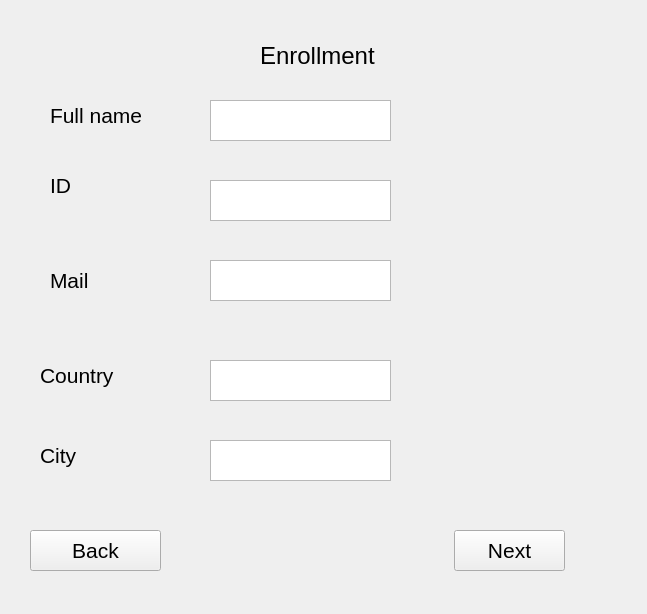
<?xml version="1.0" encoding="UTF-8"?>
<ui version="4.0">
 <class>Enrollment</class>
 <widget class="QWidget" name="Enrollment">
  <property name="geometry">
   <rect>
    <x>0</x>
    <y>0</y>
    <width>647</width>
    <height>614</height>
   </rect>
  </property>
  <property name="font">
   <font>
    <pointsize>16</pointsize>
   </font>
  </property>
  <property name="windowTitle">
   <string>Form</string>
  </property>
  <widget class="QLabel" name="label">
   <property name="geometry">
    <rect>
     <x>260</x>
     <y>10</y>
     <width>141</width>
     <height>91</height>
    </rect>
   </property>
   <property name="font">
    <font>
     <pointsize>18</pointsize>
    </font>
   </property>
   <property name="text">
    <string>Enrollment</string>
   </property>
  </widget>
  <widget class="QLabel" name="label_2">
   <property name="geometry">
    <rect>
     <x>50</x>
     <y>90</y>
     <width>121</width>
     <height>51</height>
    </rect>
   </property>
   <property name="text">
    <string>Full name</string>
   </property>
  </widget>
  <widget class="QLabel" name="label_3">
   <property name="geometry">
    <rect>
     <x>50</x>
     <y>170</y>
     <width>101</width>
     <height>31</height>
    </rect>
   </property>
   <property name="text">
    <string>ID</string>
   </property>
  </widget>
  <widget class="QLabel" name="label_5">
   <property name="geometry">
    <rect>
     <x>40</x>
     <y>440</y>
     <width>121</width>
     <height>31</height>
    </rect>
   </property>
   <property name="text">
    <string>City</string>
   </property>
  </widget>
  <widget class="QPushButton" name="pushButton">
   <property name="geometry">
    <rect>
     <x>454</x>
     <y>530</y>
     <width>111</width>
     <height>41</height>
    </rect>
   </property>
   <property name="text">
    <string>Next</string>
   </property>
  </widget>
  <widget class="QPushButton" name="pushButton_2">
   <property name="geometry">
    <rect>
     <x>30</x>
     <y>530</y>
     <width>131</width>
     <height>41</height>
    </rect>
   </property>
   <property name="text">
    <string>Back</string>
   </property>
  </widget>
  <widget class="QLabel" name="label_6">
   <property name="geometry">
    <rect>
     <x>50</x>
     <y>270</y>
     <width>47</width>
     <height>21</height>
    </rect>
   </property>
   <property name="text">
    <string>Mail</string>
   </property>
  </widget>
  <widget class="QLabel" name="label_7">
   <property name="geometry">
    <rect>
     <x>40</x>
     <y>360</y>
     <width>81</width>
     <height>31</height>
    </rect>
   </property>
   <property name="text">
    <string>Country</string>
   </property>
  </widget>
  <widget class="QTextEdit" name="textEdit">
   <property name="geometry">
    <rect>
     <x>210</x>
     <y>100</y>
     <width>181</width>
     <height>41</height>
    </rect>
   </property>
  </widget>
  <widget class="QTextEdit" name="textEdit_2">
   <property name="geometry">
    <rect>
     <x>210</x>
     <y>180</y>
     <width>181</width>
     <height>41</height>
    </rect>
   </property>
  </widget>
  <widget class="QTextEdit" name="textEdit_3">
   <property name="geometry">
    <rect>
     <x>210</x>
     <y>260</y>
     <width>181</width>
     <height>41</height>
    </rect>
   </property>
  </widget>
  <widget class="QTextEdit" name="textEdit_4">
   <property name="geometry">
    <rect>
     <x>210</x>
     <y>360</y>
     <width>181</width>
     <height>41</height>
    </rect>
   </property>
  </widget>
  <widget class="QTextEdit" name="textEdit_5">
   <property name="geometry">
    <rect>
     <x>210</x>
     <y>440</y>
     <width>181</width>
     <height>41</height>
    </rect>
   </property>
  </widget>
 </widget>
 <resources/>
 <connections/>
</ui>
